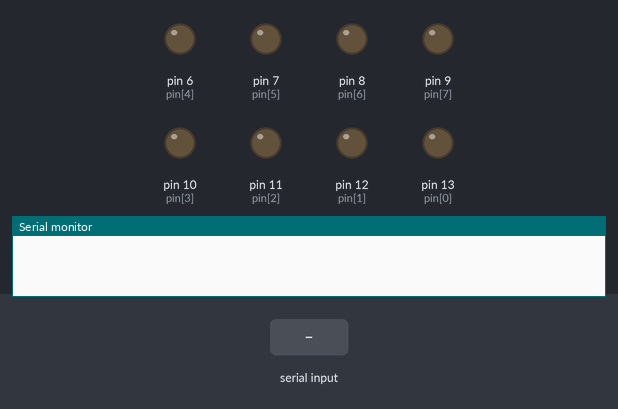
Recording of a sketch running on a simulated Arduino Uno, built with avr-gcc and run on an emulated ATmega328P. On the bench: output pins drawn as LEDs (lit = HIGH), the last lines printed to the serial monitor. The test bench sets the inputs (shaded band).

Above: at 1.2 s.
1.3 s: "1\n" received over Serial
At 2.7 s:
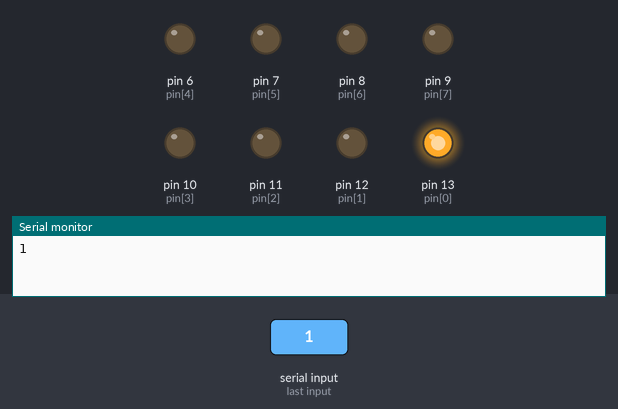
At 3.2 s:
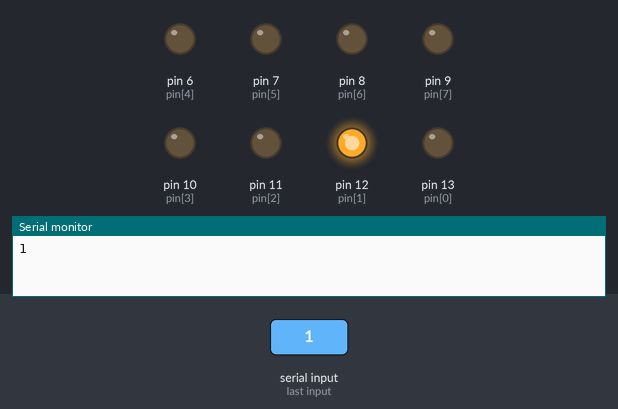
7.3 s: "2\n" received over Serial
At 8.7 s:
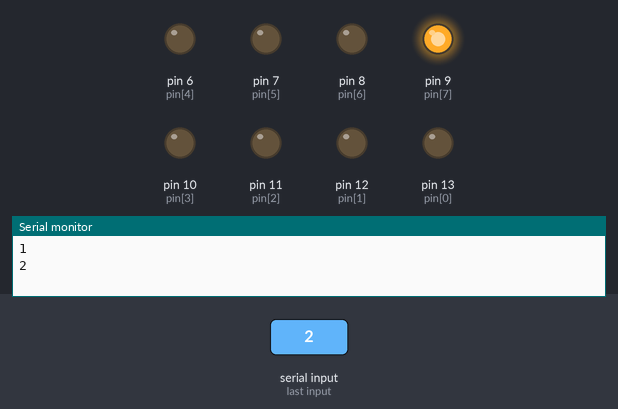
Timing chart, 0 to 13.8 s (numbered marks = the images above; inputs shaded):
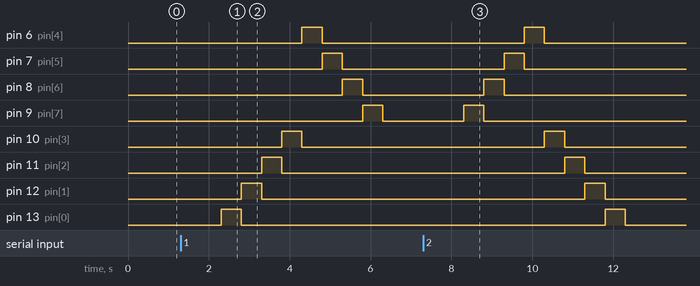

The sketch:

ButtonSerial.ino
```cpp
int pin[]={13,12,11,10,6,7,8,9};

const int p0 = 6;
const int p1 = 7;
const int p2 = 8;
const int p3 = 9;
const int p4 = 10;
const int p5 = 11;
const int p6 = 12;
const int p7 = 13;

int modeLed = 1;

void setup() {
  Serial.begin(9600);
  for (int i=0; i<8; i++) {
    pinMode(pin[i],OUTPUT);
  }
}

void loop() {
    String data;
  if (Serial.available()) {
    data = Serial.readString();
    Serial.println(data.toInt());
  }

  switch (data.toInt()) {
    case 1:
      putarKiri();
      break;
    case 2:
      putarKanan();
      break;
    case 3:
      zigzag();
      break;
  }
}

void putarKiri()
{
  for (int i=0;i<8; i++)
  { digitalWrite(pin[i],HIGH);
    delay(500);
    digitalWrite(pin[i],LOW);
  }
}

void putarKanan()
{
  for (int i=7;i>=0; i--)
  { digitalWrite(pin[i],HIGH);
    delay(500);
    digitalWrite(pin[i],LOW);
  }
}

void zigzag()
{
  int pin[]={p0,p5,p2,p7,p3,p6,p1,p4};

  for (int i=0 ; i<8; i++)
  { digitalWrite(pin[i], HIGH);
  delay(500);
  digitalWrite(pin[i], LOW);
  }
}
```

Measured:
- after the input at 1.3 s, pin 6 (pin[4]): LOW → HIGH after 3.0 s, → LOW 0.50 s later; pin 7 (pin[5]): LOW → HIGH after 3.5 s, → LOW 0.50 s later; pin 8 (pin[6]): LOW → HIGH after 4.0 s, → LOW 0.50 s later; pin 9 (pin[7]): LOW → HIGH after 4.5 s, → LOW 0.50 s later; pin 10 (pin[3]): LOW → HIGH after 2.5 s, → LOW 0.50 s later
- after the input at 7.3 s, pin 6 (pin[4]): LOW → HIGH after 2.5 s, → LOW 0.50 s later; pin 7 (pin[5]): LOW → HIGH after 2.0 s, → LOW 0.50 s later; pin 8 (pin[6]): LOW → HIGH after 1.5 s, → LOW 0.50 s later; pin 9 (pin[7]): LOW → HIGH after 1.0 s, → LOW 0.50 s later; pin 10 (pin[3]): LOW → HIGH after 3.0 s, → LOW 0.50 s later
